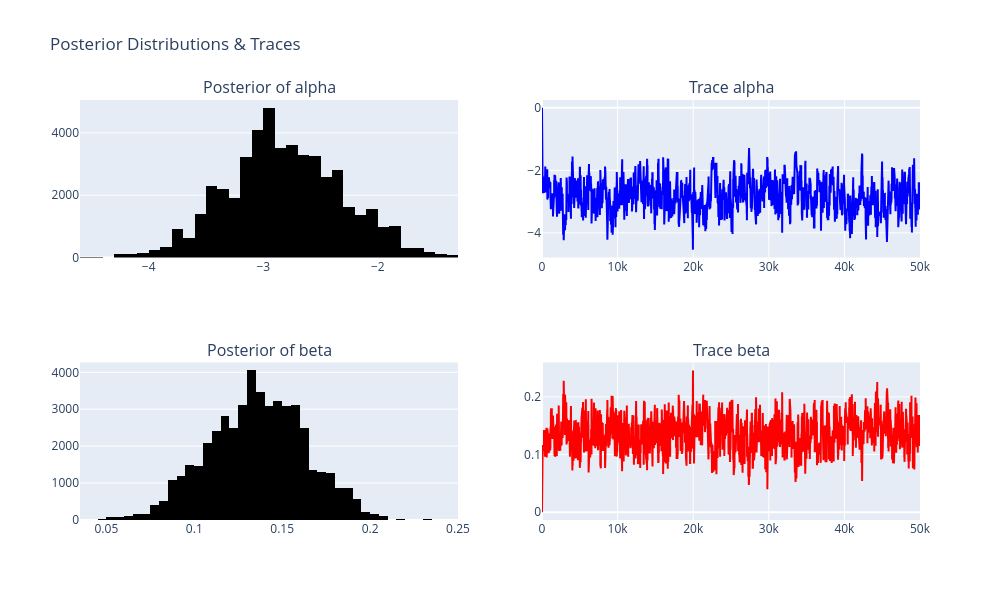

Notebook code cell kept with this figure:
### Code cell
fig = make_subplots(rows=2, cols=2,subplot_titles=("Posterior of alpha", "Trace alpha","Posterior of beta", "Trace beta"))

fig.add_trace(go.Histogram(x=samples_burned[:,0], nbinsx=50,marker_color="black"),row=1, col=1)
fig.add_trace(go.Histogram(x=samples_burned[:,1], nbinsx=50,marker_color="black"),row=2, col=1)
fig.add_trace(go.Scatter(y=samples[:,0], mode='lines', line=dict(color='blue')), row=1, col=2)
fig.add_trace(go.Scatter(y=samples[:,1], mode='lines', line=dict(color='red')), row=2, col=2)

fig.update_layout(
    height=600,
    width=1000,
    showlegend=False,
    title_text="Posterior Distributions & Traces",
)

fig.show()

### Figure 1 — Plotly figure (JSON) as saved in the notebook; plotly's stock layout.template omitted (floating-point values rounded to 4 significant figures; data arrays with more than 128 entries replaced by an {"elided": "..."} marker saying what was removed)
{"data": [{"marker": {"color": "black"}, "nbinsx": 50, "type": "histogram", "x": {"elided": "49000 float values"}, "xaxis": "x", "yaxis": "y"}, {"marker": {"color": "black"}, "nbinsx": 50, "type": "histogram", "x": {"elided": "49000 float values"}, "xaxis": "x3", "yaxis": "y3"}, {"line": {"color": "blue"}, "mode": "lines", "type": "scatter", "xaxis": "x2", "y": {"elided": "50000 float values"}, "yaxis": "y2"}, {"line": {"color": "red"}, "mode": "lines", "type": "scatter", "xaxis": "x4", "y": {"elided": "50000 float values"}, "yaxis": "y4"}], "layout": {"annotations": [{"font": {"size": 16}, "showarrow": false, "text": "Posterior of alpha", "x": 0.225, "xanchor": "center", "xref": "paper", "y": 1, "yanchor": "bottom", "yref": "paper"}, {"font": {"size": 16}, "showarrow": false, "text": "Trace alpha", "x": 0.775, "xanchor": "center", "xref": "paper", "y": 1, "yanchor": "bottom", "yref": "paper"}, {"font": {"size": 16}, "showarrow": false, "text": "Posterior of beta", "x": 0.225, "xanchor": "center", "xref": "paper", "y": 0.375, "yanchor": "bottom", "yref": "paper"}, {"font": {"size": 16}, "showarrow": false, "text": "Trace beta", "x": 0.775, "xanchor": "center", "xref": "paper", "y": 0.375, "yanchor": "bottom", "yref": "paper"}], "height": 600, "showlegend": false, "title": {"text": "Posterior Distributions & Traces"}, "width": 1000, "xaxis": {"anchor": "y", "domain": [0, 0.45]}, "xaxis2": {"anchor": "y2", "domain": [0.55, 1]}, "xaxis3": {"anchor": "y3", "domain": [0, 0.45]}, "xaxis4": {"anchor": "y4", "domain": [0.55, 1]}, "yaxis": {"anchor": "x", "domain": [0.625, 1]}, "yaxis2": {"anchor": "x2", "domain": [0.625, 1]}, "yaxis3": {"anchor": "x3", "domain": [0, 0.375]}, "yaxis4": {"anchor": "x4", "domain": [0, 0.375]}}}
